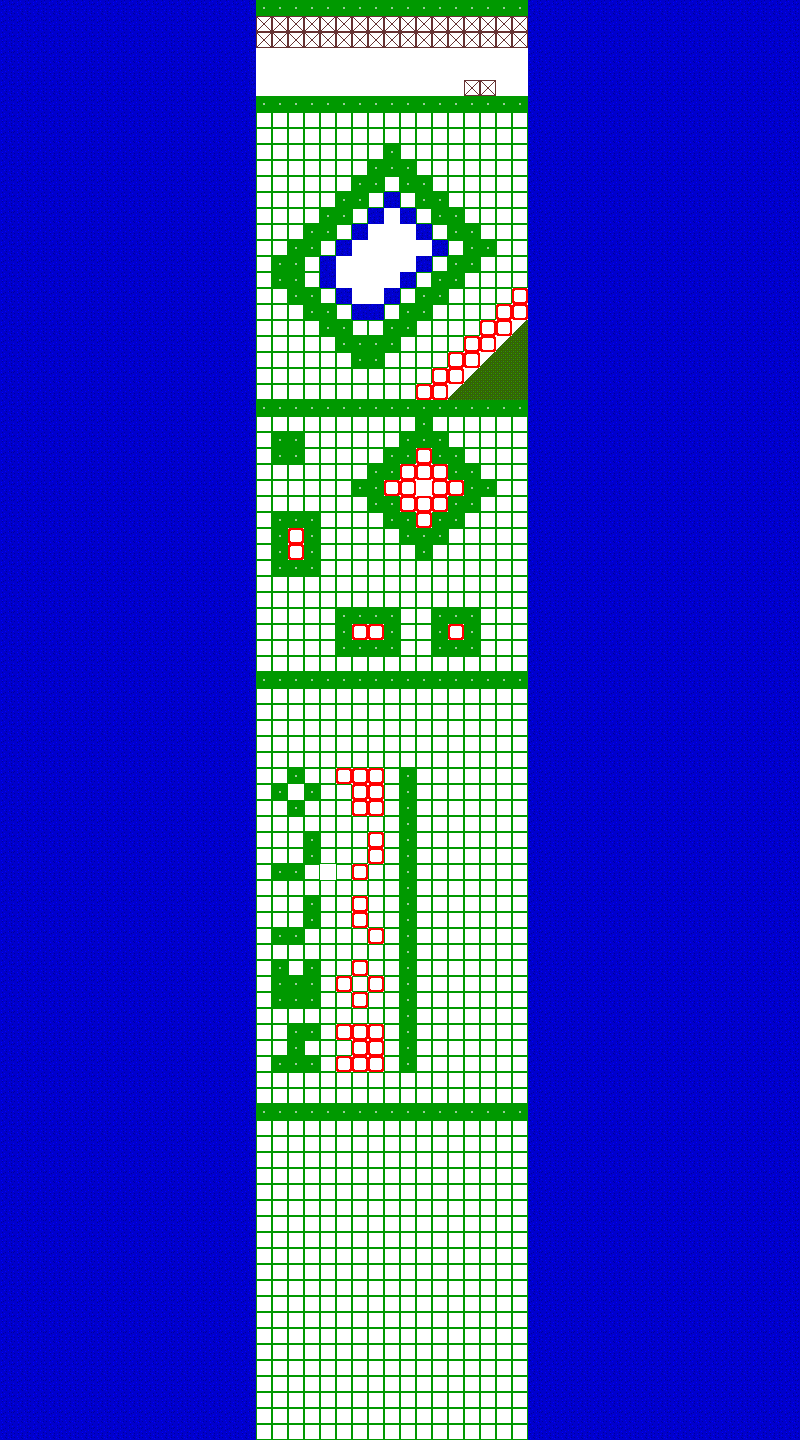

A 2D game scene composited from a Tiled map and its tileset images. What follows is a short description and the map's XML, with each tile layer's data collapsed to a summary:
An orthogonal 50x90 tile map with 16x16 px tiles, 1 tile layer (Tile Layer 1).

<map version="1.10" tiledversion="1.10.2" orientation="orthogonal" renderorder="right-down" width="50" height="90" tilewidth="16" tileheight="16" infinite="0" nextlayerid="2" nextobjectid="1">
 <editorsettings>
  <export target="map.tmj" format="json" />
 </editorsettings>
 <tileset firstgid="1" source="tiles.tsx" />
 <layer id="1" name="Tile Layer 1" width="50" height="90">
  <data>[4500 cells, 4500 non-empty, 8 distinct tile ids]</data>
 </layer>
</map>
